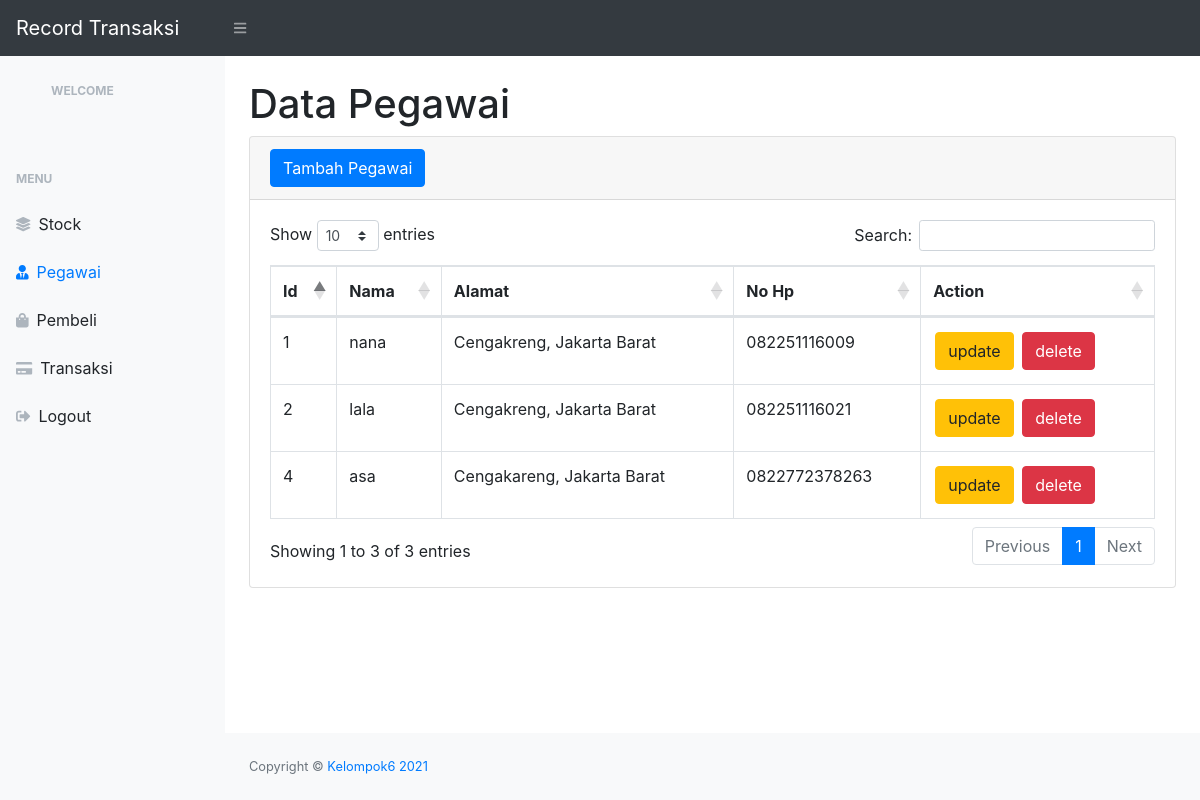
Page /pegawai.php (signed in) on the committed database.
### tables this page shows
CREATE TABLE `pegawai` (
  `id_pegawai` int(11) NOT NULL,
  `nama_pgw` varchar(25) DEFAULT NULL,
  `alamat_pgw` varchar(50) DEFAULT NULL,
  `telp_pgw` varchar(13) DEFAULT NULL
);

### pegawai.php (the view, shortened to what this page needs)
<?php
require 'function.php';
?>
<!DOCTYPE html>
<html lang="en">
<head>
    <link href="css/styles.css" rel="stylesheet" />
    <link href="https://cdn.datatables.net/1.10.20/css/dataTables.bootstrap4.min.css" rel="stylesheet" />
</head>
<body class="sb-nav-fixed">
    <nav class="sb-topnav navbar navbar-expand navbar-dark bg-dark">
        <a class="navbar-brand" href="index.php">Record Transaksi</a>
        <button class="btn btn-link btn-sm order-1 order-lg-0" id="sidebarToggle" href="#"><i class="fas fa-bars"></i></button>
    </nav>
    <div id="layoutSidenav">
        <div id="layoutSidenav_nav">
            <nav class="sb-sidenav accordion sb-sidenav-light" id="sidenavAccordion">
                <div class="sb-sidenav-menu">
                    <div class="nav">
                        <?php
                        $nama = mysqli_query($conn, "select * from login");
                        while ($list = mysqli_fetch_array($nama)) {
                            $name = $list['nama'];
                        ?>
                            <div>
                                <h3 class="sb-sidenav-menu-heading" style="margin-left: 35px;">Welcome <?= $name; ?></h3>
                            </div>
                        <?php
                        }
                        ?>
                        <div class="sb-sidenav-menu-heading">Menu</div>
                        <a class="nav-link" href="index.php">
                            <div class="sb-nav-link-icon"><i class="fas fa-layer-group"></i></div>
                            Stock
                        </a>
                        <a class="nav-link" href="pegawai.php">
                            <div class="sb-nav-link-icon"><i class="fas fa-user-tie"></i></div>
                            Pegawai
                        </a>
                        <a class="nav-link" href="pembeli.php">
                            <div class="sb-nav-link-icon"><i class="fas fa-shopping-bag"></i></div>
                            Pembeli
                        </a>
                        <a class="nav-link" href="transaksi.php">
                            <div class="sb-nav-link-icon"><i class="fas fa-credit-card"></i></div>
                            Transaksi
                        </a>
                        <a class="nav-link" href="logout.php">
                            <div class="sb-nav-link-icon"><i class="fas fa-sign-out-alt"></i></div>
                            Logout
                        </a>
                    </div>
                </div>
            </nav>
        </div>
        <div id="layoutSidenav_content">
            <main>
                <div class="container-fluid">
                    <h1 class="mt-4">Data Pegawai</h1>
                    <div class="card mb-4">
                        <div class="card-header">
                            <button type="button" class="btn btn-primary" data-toggle="modal" data-target="#pgwmodal">
                                Tambah Pegawai
                            </button>
                        </div>
                        <div class="card-body">
                            <div class="table-responsive">
                                <table class="table table-bordered" id="dataTable" width="100%" cellspacing="0">
                                    <thead>
                                        <tr>
                                            <th>Id</th>
                                            <th>Nama</th>
                                            <th>Alamat</th>
                                            <th>No Hp</th>
                                            <th>Action</th>
                                        </tr>
                                    </thead>
                                    <tbody>
                                        <?php
                                        $viewpegawai = mysqli_query($conn, "SELECT * FROM `pegawai`");
                                        while ($data = mysqli_fetch_array($viewpegawai)) {
                                            $id_pgw = $data['id_pegawai'];
                                            $nama = $data['nama_pgw'];
                                            $alamat = $data['alamat_pgw'];
                                            $no_hp = $data['telp_pgw'];
                                        ?>
                                            <tr>
                                                <td><?= $id_pgw; ?></td>
                                                <td><?= $nama; ?></td>
                                                <td><?= $alamat; ?></td>
                                                <td><?= $no_hp; ?></td>
                                                <td>
                                                    <button style="margin: 2px;" type="button" class="btn btn-warning" data-toggle="modal" data-target="#pgwmodalupdate<?= $id_pgw; ?>">update</button>
                                                    <button style="margin: 2px;" type="button" class="btn btn-danger" data-toggle="modal" data-target="#pgwmodaldelete<?= $id_pgw; ?>">delete</button>
                                                </td>
                                            </tr>
                                        <?php
                                        };
                                        ?>
                                    </tbody>
                                </table>
                            </div>
                        </div>
                    </div>
                </div>
            </main>
            <footer class="py-4 bg-light mt-auto">
                <div class="container-fluid">
                    <div class="d-flex align-items-center justify-content-between small">
                        <div class="text-muted">Copyright &copy; <a href="https://acbagusid.anandanesia.com/about.html" style="text-decoration:none;">Kelompok6 2021</a></div>
                    </div>
                </div>
            </footer>
        </div>
    </div>
</body>
</html>

### rows in the picture
pegawai: id_pegawai "1", nama_pgw "nana", alamat_pgw "Cengakreng, Jakarta Barat", telp_pgw "082251116009"
pegawai: id_pegawai "2", nama_pgw "lala", alamat_pgw "Cengakreng, Jakarta Barat", telp_pgw "082251116021"
pegawai: id_pegawai "4", nama_pgw "asa", alamat_pgw "Cengakareng, Jakarta Barat", telp_pgw "0822772378263"
